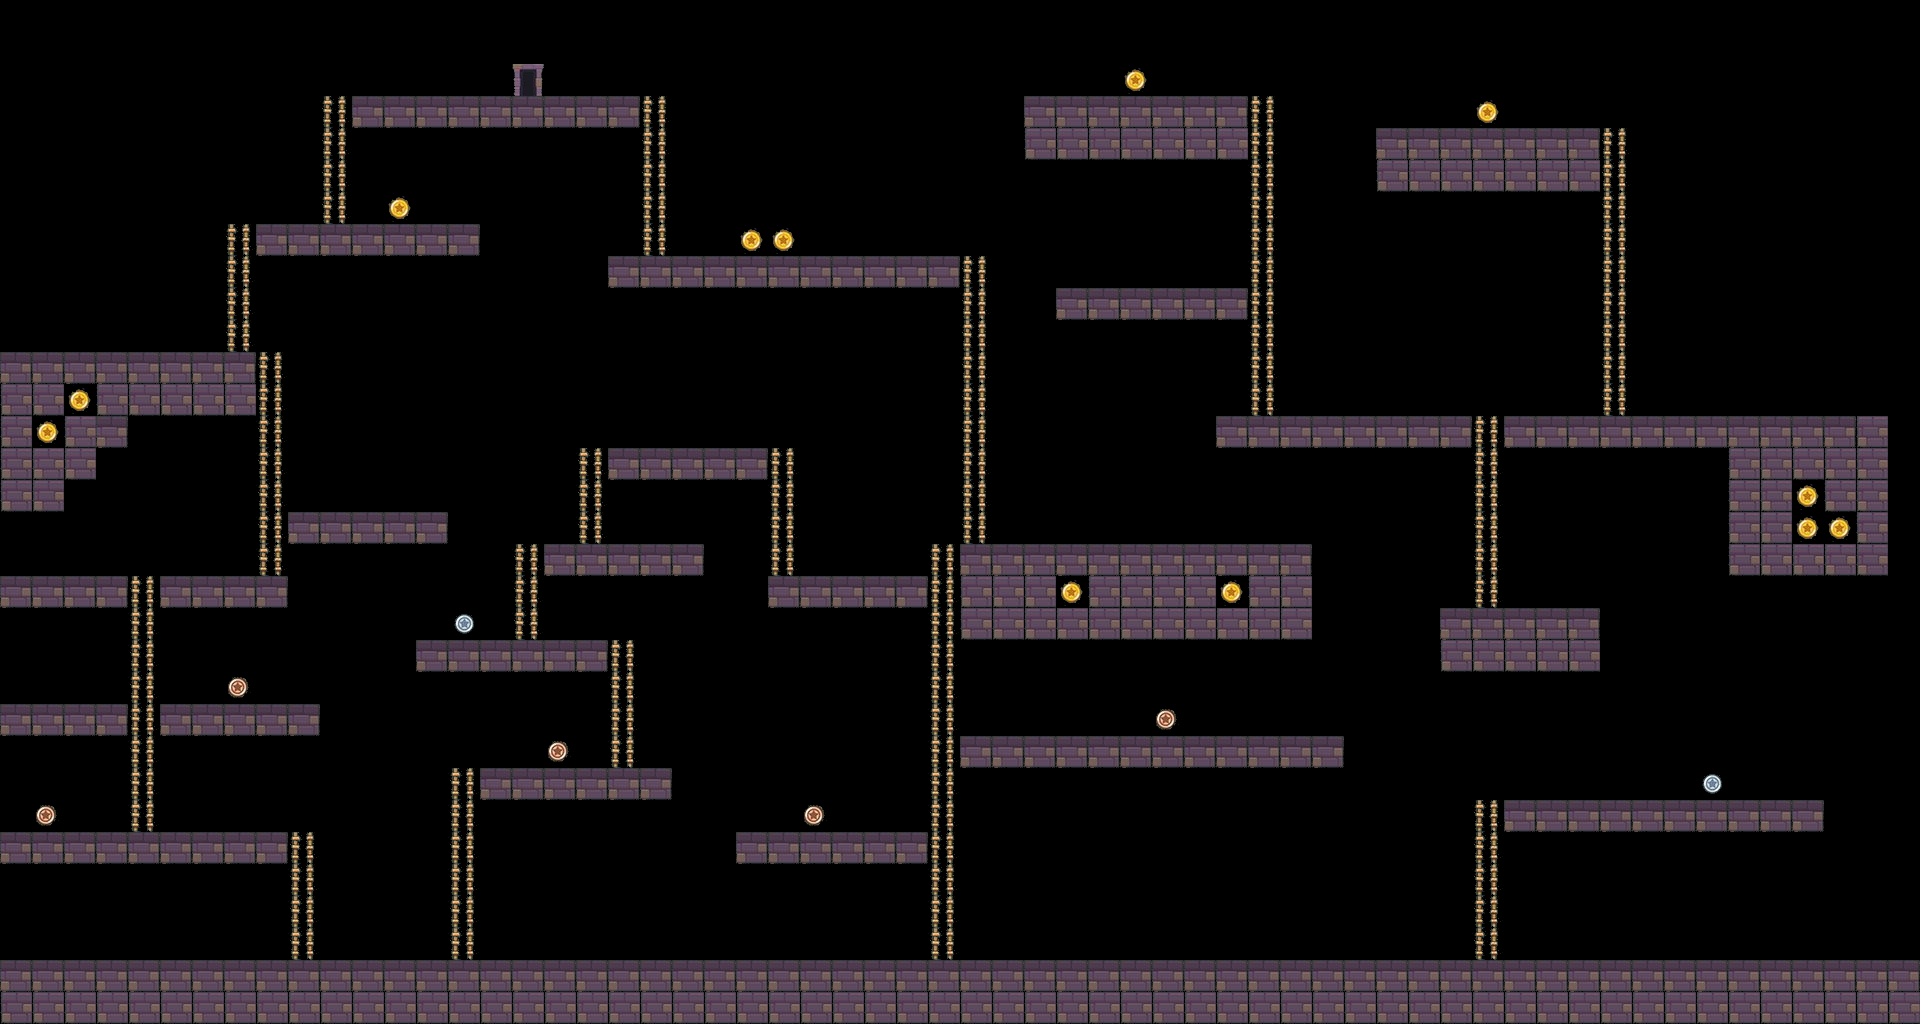

Rendered tile map (Tiled .tmx) drawn with the repository's tilesets; below, a short description and the full map source, tile grids included:
An orthogonal 60x32 tile map with 32x32 px tiles, 1 tile layer (タイル・レイヤー 1).

<map version="1.4" tiledversion="2020.11.25" orientation="orthogonal" renderorder="right-down" width="60" height="32" tilewidth="32" tileheight="32" infinite="0" nextlayerid="2" nextobjectid="1">
 <editorsettings>
  <export target="map.csv" format="csv" />
 </editorsettings>
 <tileset firstgid="1" source="tile.tsx" />
 <layer id="1" name="タイル・レイヤー 1" width="60" height="32">
  <data encoding="csv">
0,0,0,0,0,0,0,0,0,0,0,0,0,0,0,0,0,0,0,0,0,0,0,0,0,0,0,0,0,0,0,0,0,0,0,0,0,0,0,0,0,0,0,0,0,0,0,0,0,0,0,0,0,0,0,0,0,0,0,0,
0,0,0,0,0,0,0,0,0,0,0,0,0,0,0,0,0,0,0,0,0,0,0,0,0,0,0,0,0,0,0,0,0,0,0,0,0,0,0,0,0,0,0,0,0,0,0,0,0,0,0,0,0,0,0,0,0,0,0,0,
0,0,0,0,0,0,0,0,0,0,0,0,0,0,0,0,37,0,0,0,0,0,0,0,0,0,0,0,0,0,0,0,0,0,0,45,0,0,0,0,0,0,0,0,0,0,0,0,0,0,0,0,0,0,0,0,0,0,0,0,
0,0,0,0,0,0,0,0,0,0,35,4,4,4,4,4,4,4,4,4,35,0,0,0,0,0,0,0,0,0,0,0,4,4,4,4,4,4,4,35,0,0,0,0,0,0,45,0,0,0,0,0,0,0,0,0,0,0,0,0,
0,0,0,0,0,0,0,0,0,0,35,0,0,0,0,0,0,0,0,0,35,0,0,0,0,0,0,0,0,0,0,0,5,5,5,5,5,5,5,35,0,0,0,4,4,4,4,4,4,4,35,0,0,0,0,0,0,0,0,0,
0,0,0,0,0,0,0,0,0,0,35,0,0,0,0,0,0,0,0,0,35,0,0,0,0,0,0,0,0,0,0,0,0,0,0,0,0,0,0,35,0,0,0,5,5,5,5,5,5,5,35,0,0,0,0,0,0,0,0,0,
0,0,0,0,0,0,0,0,0,0,35,0,45,0,0,0,0,0,0,0,35,0,0,0,0,0,0,0,0,0,0,0,0,0,0,0,0,0,0,35,0,0,0,0,0,0,0,0,0,0,35,0,0,0,0,0,0,0,0,0,
0,0,0,0,0,0,0,35,4,4,4,4,4,4,4,0,0,0,0,0,35,0,0,45,45,0,0,0,0,0,0,0,0,0,0,0,0,0,0,35,0,0,0,0,0,0,0,0,0,0,35,0,0,0,0,0,0,0,0,0,
0,0,0,0,0,0,0,35,0,0,0,0,0,0,0,0,0,0,0,4,4,4,4,4,4,4,4,4,4,4,35,0,0,0,0,0,0,0,0,35,0,0,0,0,0,0,0,0,0,0,35,0,0,0,0,0,0,0,0,0,
0,0,0,0,0,0,0,35,0,0,0,0,0,0,0,0,0,0,0,0,0,0,0,0,0,0,0,0,0,0,35,0,0,4,4,4,4,4,4,35,0,0,0,0,0,0,0,0,0,0,35,0,0,0,0,0,0,0,0,0,
0,0,0,0,0,0,0,35,0,0,0,0,0,0,0,0,0,0,0,0,0,0,0,0,0,0,0,0,0,0,35,0,0,0,0,0,0,0,0,35,0,0,0,0,0,0,0,0,0,0,35,0,0,0,0,0,0,0,0,0,
4,4,4,4,4,4,4,4,35,0,0,0,0,0,0,0,0,0,0,0,0,0,0,0,0,0,0,0,0,0,35,0,0,0,0,0,0,0,0,35,0,0,0,0,0,0,0,0,0,0,35,0,0,0,0,0,0,0,0,0,
5,5,45,5,5,5,5,5,35,0,0,0,0,0,0,0,0,0,0,0,0,0,0,0,0,0,0,0,0,0,35,0,0,0,0,0,0,0,0,35,0,0,0,0,0,0,0,0,0,0,35,0,0,0,0,0,0,0,0,0,
5,45,5,4,0,0,0,0,35,0,0,0,0,0,0,0,0,0,0,0,0,0,0,0,0,0,0,0,0,0,35,0,0,0,0,0,0,0,4,4,4,4,4,4,4,4,35,4,4,4,4,4,4,4,4,4,4,4,5,0,
5,5,5,0,0,0,0,0,35,0,0,0,0,0,0,0,0,0,35,4,4,4,4,4,35,0,0,0,0,0,35,0,0,0,0,0,0,0,0,0,0,0,0,0,0,0,35,0,0,0,0,0,0,0,5,5,5,5,5,0,
5,5,0,0,0,0,0,0,35,0,0,0,0,0,0,0,0,0,35,0,0,0,0,0,35,0,0,0,0,0,35,0,0,0,0,0,0,0,0,0,0,0,0,0,0,0,35,0,0,0,0,0,0,0,5,5,45,5,5,0,
0,0,0,0,0,0,0,0,35,4,4,4,4,4,0,0,0,0,35,0,0,0,0,0,35,0,0,0,0,0,35,0,0,0,0,0,0,0,0,0,0,0,0,0,0,0,35,0,0,0,0,0,0,0,5,5,45,45,5,0,
0,0,0,0,0,0,0,0,35,0,0,0,0,0,0,0,35,4,4,4,4,4,0,0,35,0,0,0,0,35,4,4,4,4,4,4,4,4,4,4,4,0,0,0,0,0,35,0,0,0,0,0,0,0,5,5,5,5,5,0,
4,4,4,4,35,4,4,4,4,0,0,0,0,0,0,0,35,0,0,0,0,0,0,0,4,4,4,4,4,35,5,5,5,45,5,5,5,5,45,5,5,0,0,0,0,0,35,0,0,0,0,0,0,0,0,0,0,0,0,0,
0,0,0,0,35,0,0,0,0,0,0,0,0,0,46,0,35,0,0,0,0,0,0,0,0,0,0,0,0,35,5,5,5,5,5,5,5,5,5,5,5,0,0,0,0,4,4,4,4,4,0,0,0,0,0,0,0,0,0,0,
0,0,0,0,35,0,0,0,0,0,0,0,0,4,4,4,4,4,4,35,0,0,0,0,0,0,0,0,0,35,0,0,0,0,0,0,0,0,0,0,0,0,0,0,0,5,5,5,5,5,0,0,0,0,0,0,0,0,0,0,
0,0,0,0,35,0,0,47,0,0,0,0,0,0,0,0,0,0,0,35,0,0,0,0,0,0,0,0,0,35,0,0,0,0,0,0,0,0,0,0,0,0,0,0,0,0,0,0,0,0,0,0,0,0,0,0,0,0,0,0,
4,4,4,4,35,4,4,4,4,4,0,0,0,0,0,0,0,0,0,35,0,0,0,0,0,0,0,0,0,35,0,0,0,0,0,0,47,0,0,0,0,0,0,0,0,0,0,0,0,0,0,0,0,0,0,0,0,0,0,0,
0,0,0,0,35,0,0,0,0,0,0,0,0,0,0,0,0,47,0,35,0,0,0,0,0,0,0,0,0,35,4,4,4,4,4,4,4,4,4,4,4,4,0,0,0,0,0,0,0,0,0,0,0,0,0,0,0,0,0,0,
0,0,0,0,35,0,0,0,0,0,0,0,0,0,35,4,4,4,4,4,4,0,0,0,0,0,0,0,0,35,0,0,0,0,0,0,0,0,0,0,0,0,0,0,0,0,0,0,0,0,0,0,0,46,0,0,0,0,0,0,
0,47,0,0,35,0,0,0,0,0,0,0,0,0,35,0,0,0,0,0,0,0,0,0,0,47,0,0,0,35,0,0,0,0,0,0,0,0,0,0,0,0,0,0,0,0,35,4,4,4,4,4,4,4,4,4,4,0,0,0,
4,4,4,4,4,4,4,4,4,35,0,0,0,0,35,0,0,0,0,0,0,0,0,4,4,4,4,4,4,35,0,0,0,0,0,0,0,0,0,0,0,0,0,0,0,0,35,0,0,0,0,0,0,0,0,62,0,0,0,0,
0,0,0,0,0,0,0,0,0,35,0,0,0,0,35,0,0,0,0,0,0,0,0,0,0,0,57,0,0,35,0,0,0,0,0,0,0,0,0,0,0,0,0,0,0,0,35,0,0,0,0,0,0,0,0,0,0,0,0,0,
0,0,0,0,0,0,0,0,0,35,0,0,0,0,35,0,0,0,0,0,0,0,0,0,0,0,57,0,0,35,0,0,0,0,0,0,0,0,0,0,0,0,0,0,0,0,35,0,0,0,0,0,0,0,0,0,0,0,0,0,
0,0,0,0,0,0,0,0,0,35,0,0,0,0,35,0,0,0,0,0,0,0,0,0,0,0,0,0,0,35,0,0,0,0,0,0,0,0,0,0,0,0,0,0,0,0,35,0,0,0,0,0,0,0,0,0,0,0,0,0,
4,4,4,4,4,4,4,4,4,4,4,4,4,4,4,4,4,4,4,4,4,4,4,4,4,4,4,4,4,4,4,4,4,4,4,4,4,4,4,4,4,4,4,4,4,4,4,4,4,4,4,4,4,4,4,4,4,4,4,4,
5,5,5,5,5,5,5,5,5,5,5,5,5,5,5,5,5,5,5,5,5,5,5,5,5,5,5,5,5,5,5,5,5,5,5,5,5,5,5,5,5,5,5,5,5,5,5,5,5,5,5,5,5,5,5,5,5,5,5,5
</data>
 </layer>
</map>